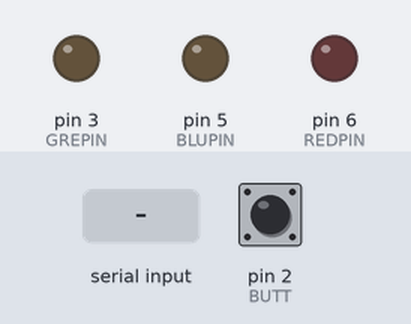
The sketch below on a simulated Arduino Uno, built with avr-gcc and run on an emulated ATmega328P. Shown: output pins drawn as LEDs (lit = HIGH). Inputs (shaded band) come from the test bench; at power-on: pin 2 (BUTT) LOW. What the sketch prints to the serial monitor is not drawn.

Above: at 3.7 s.
3.8 s: "d" received over the second serial link
6.8 s: "1" received over the second serial link
9.8 s: pin 2 (BUTT) pulled HIGH for 1 s
12.8 s: "2" received over the second serial link
15.8 s: pin 2 (BUTT) driven HIGH
18.8 s: pin 2 (BUTT) pulsed LOW 2 times (0.12 s each, 0.3 s apart)
Timing chart, 0 to 21.8 s (numbered marks = the images above; inputs shaded):
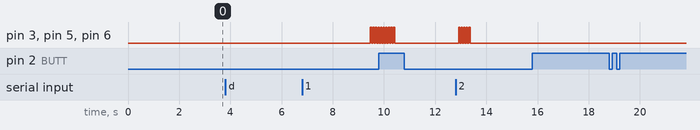

Measured:
- after the input at 6.8 s, pin 3 (GREPIN), pin 5 (BLUPIN), pin 6 (REDPIN): stays LOW (without the input it goes to HIGH after 1.5 s)
- after the input at 15.8 s, every drawn part: stays the same
- after the input at 18.8 s, every drawn part: stays the same

The sketch:

TurquoiseBicuspidBLE.ino
```cpp
#include <SoftwareSerial.h>

SoftwareSerial btSerial(9, 10); // TX, RX

// Global
int BUTT = 2;
int BUTT_STATE = 0;
int TIME_START = 0;
int REDPIN = 6;
int GREPIN = 3;
int BLUPIN = 5;

// Defaults
/*
Type:
    Blink: 0
    Pulse: 1
    On: 2
    Off: 3
Number:
    1: 0
    2: 1
    3: 2
    5: 3
Time:
    50: 0
    100: 1
    250: 2
    500: 3
Repeat:
    0: 0
    5000: 1
    15000: 2
    30000: 3
*/
//00-00-00-00-00000000-00000000-00000000
int TYPE = 0;
int NUMB = 0;
int TIME = 0;
int REPT = 0;
int arrayNUMB[] = {1, 2, 3, 5};
int arrayTIME[] = {50, 100, 250, 500};
int arrayREPT[] = {0, 5000, 15000, 30000};

unsigned char API;
unsigned char R;
unsigned char G;
unsigned char B;

void setup()
{
  pinMode(BUTT, INPUT);
  pinMode(REDPIN, OUTPUT);
  pinMode(GREPIN, OUTPUT);
  pinMode(BLUPIN, OUTPUT);

  Serial.begin(9600);
  delay(500);
  Serial.println("Type AT commands!");

  // AC-BT v4 defaults to 9600.
  btSerial.begin(9600);
  //btSerial.write("AT+RENEW"); // Reset all settings.
  delay(250);
  btSerial.write("AT+ROLE0"); // Slave mode (0: Peripheral, 1: Central, default: 0)
  delay(250);
  btSerial.write("AT+MODE2"); // (0: Tranmission, 1: PIO+0, 2: Remote Control+0, default: 0)
  delay(250);
  btSerial.write("AT+IMME1"); // (0: work immediately, 1: wait for AT+ commands, wait for AT+START to resume work, default: 0) Don't enter transmission mode until told. ("AT+IMME0" is wait until "AT+START" to work. "AT+WORK1" is connect right away.)
  delay(250);
  btSerial.write("AT+BAUD0");
  delay(250);
  btSerial.write("AT+NAMETurquoiseB");
  delay(250);
  btSerial.write("AT+PASS123456");
  delay(250);
  btSerial.write("AT+START"); // Work immediately when AT+IMME1 is set.
  delay(250);
  if(btSerial.available()) {
    while(btSerial.available()) {
       char buff = (char)btSerial.read();
       Serial.print(buff);
     }
   }
  TIME_START = millis();
}

void loop()
{
  // clear button
  BUTT_STATE = digitalRead(BUTT);
  if(BUTT_STATE == HIGH) {
    Serial.println("Clear");
  }
  // read from bluetooth
  int index = 0;
  if(btSerial.available()) {
    while(btSerial.available()) {
      API = btSerial.read();
      delay(1);
      R = btSerial.read();
      delay(1);
      G = btSerial.read();
      delay(1);
      B = btSerial.read();
      delay(1);
    }

    Serial.print("API:");
    Serial.print(API, DEC);
    Serial.print(", Binary:");
    Serial.println(API, BIN);

    // parse API
    REPT = 0;
    TIME = 0;
    NUMB = 0;
    TYPE = 0;

    REPT = API & 3;
    API >>= 2;
    TIME = API & 3;
    API >>= 2;
    NUMB = API & 3;
    API >>= 2;
    TYPE = API &3;

    Serial.print("TYPE:");
    Serial.print(TYPE, DEC);
    Serial.print(", Binary:");
    Serial.println(TYPE, BIN);

    Serial.print("NUMB:");
    Serial.print(NUMB, DEC);
    Serial.print(", Binary:");
    Serial.println(NUMB, BIN);

    Serial.print("TIME:");
    Serial.print(TIME, DEC);
    Serial.print(", Binary:");
    Serial.println(TIME, BIN);

    Serial.print("REPT:");
    Serial.print(REPT, DEC);
    Serial.print(", Binary:");
    Serial.println(REPT, BIN);

    Serial.print("R:");
    Serial.print(R, DEC);
    Serial.print(", Binary:");
    Serial.println(R, BIN);

    Serial.print("G:");
    Serial.print(G, DEC);
    Serial.print(", Binary:");
    Serial.println(G, BIN);

    Serial.print("B:");
    Serial.print(B, DEC);
    Serial.print(", Binary:");
    Serial.println(B, BIN);

    // blink
    if(TYPE == 0) {
      blinkRGB(arrayNUMB[NUMB], arrayTIME[TIME]);
    }
    // pulse
    else if(TYPE == 1) {
      pulseRGB(arrayNUMB[NUMB], arrayTIME[TIME]);
    }
    // turn on
    else if(TYPE == 2) {
      onRGB();
    }
    // turn off
    else if(TYPE == 3) {
      offRGB();
    }
  }

  // repeat
  if(REPT > 0) {
    int time_end = millis();
    int time_diff = time_end - TIME_START;

    if(time_diff > arrayREPT[REPT]) {
      TIME_START = millis();
      Serial.println("repeat");
      if(TYPE == 0) {
      blinkRGB(arrayNUMB[NUMB], arrayTIME[TIME]);
      }
      // pulse
      else if(TYPE == 1) {
        pulseRGB(arrayNUMB[NUMB], arrayTIME[TIME]);
      }
    }
  }
}

// blinkRGB - blinks an RGB LED
// params:
//  numb: int - number of blinks
//  time: int - delay between each blink (millis)
void blinkRGB(int numb, int time) {
  for(int i=0; i<numb; i++) {
    analogWrite(REDPIN, R);
    analogWrite(GREPIN, G);
    analogWrite(BLUPIN, B);
    delay(time);
    analogWrite(REDPIN, 0);
    analogWrite(GREPIN, 0);
    analogWrite(BLUPIN, 0);
    delay(time);
  }
}

// pulse - pulses an RGB LED
// params:
//   looper: int - number of pulses
//   time: int - delay between each pulse (millis)
void pulseRGB(int numb, int time) {
  int DELAY = 1;
  if(time == 500) {
    DELAY = 8;
  }
  else if(time == 250) {
    DELAY = 5;
  }
  else if(time == 100) {
    DELAY = 3;
  }
  else if(time == 50) {
    DELAY = 1;
  }
  for(int i=0; i<numb; i++) {
    for(int j=0; j<255; j++) {
      if(j <= R) {
        analogWrite(REDPIN, j);
      }
      if(j <= G) {
        analogWrite(GREPIN, j);
      }
      if(j <= B) {
        analogWrite(BLUPIN, j);
      }
      if(j <= 55) {
        delay(DELAY);
      }
      delay(DELAY);
    }
    for(int k=255; k>=0; k--) {
      if(k <= R) {
        analogWrite(REDPIN, k);
      }
      if(k <= G) {
        analogWrite(GREPIN, k);
      }
      if(k <= B) {
        analogWrite(BLUPIN, k);
      }
      delay(DELAY);
    }
    delay(100);
  }
}

// onRGB - turns on an RGB LED
void onRGB() {
  analogWrite(REDPIN, R);
  analogWrite(GREPIN, G);
  analogWrite(BLUPIN, B);
}

// offRGB - turns off an RGB LED
void offRGB() {
  analogWrite(REDPIN, 0);
  analogWrite(GREPIN, 0);
  analogWrite(BLUPIN, 0);
}
```
